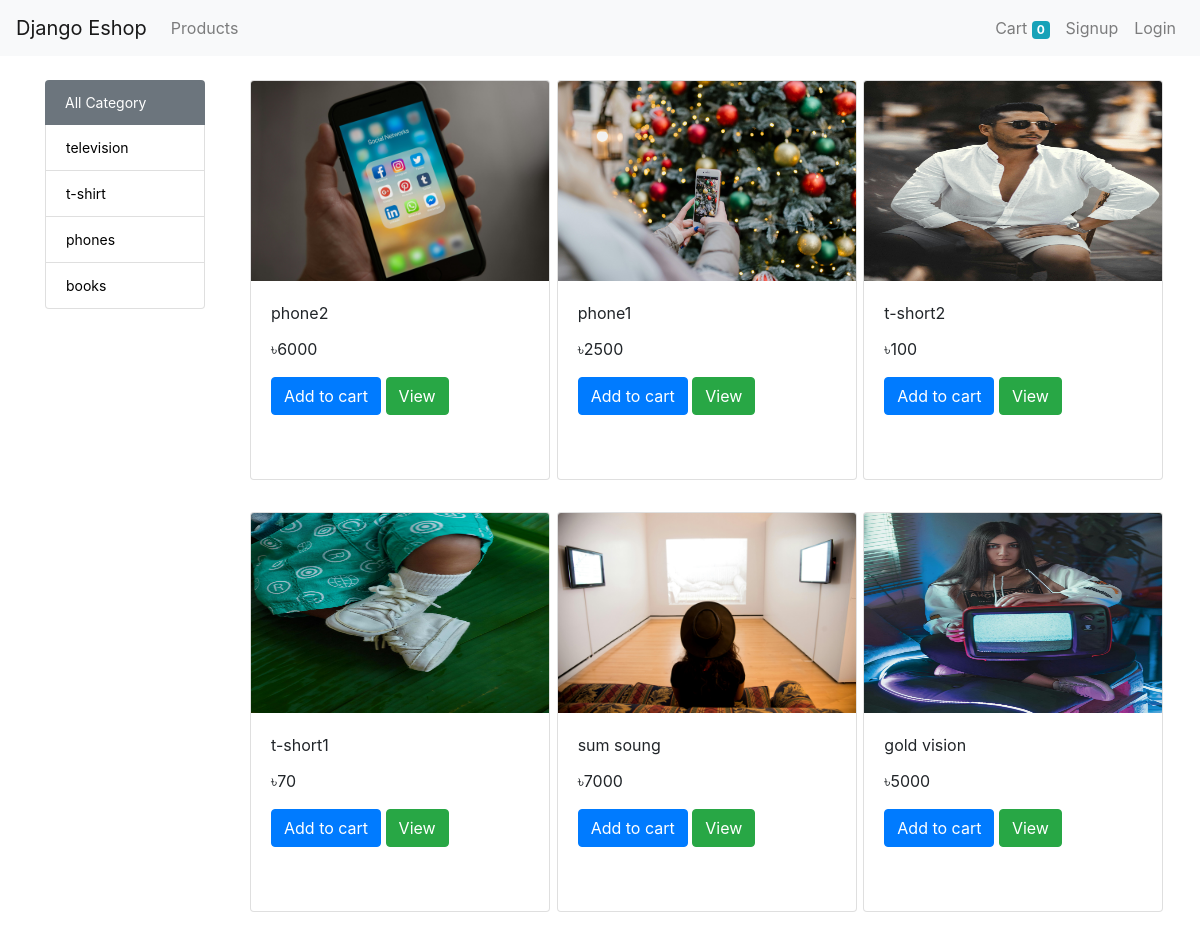
The page / on the database its author committed.
### store/models/category.py (models this page shows, shortened)
class Category(models.Model):
	name = models.CharField(max_length=20)
	@staticmethod
	def getAllCategory():
		return Category.objects.all()

### store/models/product.py (models this page shows, shortened)
class Product(models.Model):
	name = models.CharField(max_length=220)
	price = models.IntegerField(default=0)
	category = models.ForeignKey(Category,on_delete=models.CASCADE,default=1)
	description = models.TextField()
	image = models.ImageField(upload_to='upload/products')
	date = models.DateTimeField(auto_now_add=True)
	@staticmethod
	def getAllProduct():
		return Product.objects.all()

### store/views/home.py (the view, shortened to what this page needs)
# urls.py: path('',Home.as_view(), name='home'),
class Home(View):
	def get(self,request):
		cart = request.session.get('cart')
		categories = Category.getAllCategory()
		products = Product.getAllProduct().order_by('-id')
		if request.GET.get('id'):
			filterProductById = Product.objects.get(id=int(request.GET.get('id')))
			return render(request, 'productDetail.html',{"product":filterProductById,"categories":categories})
		if not cart:
			request.session['cart'] = {}
		if request.GET.get('category_id'):
			filterProduct = Product.getProductByFilter(request.GET['category_id'])
			return render(request, 'home.html',{"products":filterProduct,"categories":categories})
		return render(request, 'home.html',{"products":products,"categories":categories})

### store/templatetags/cart.py (called while the page is built)
@register.filter(name='is_in_cart')
def is_in_cart(product,cart):
	keys = cart.keys()
	for id in keys:
		if int(id) == product.id:
			return True
	return False

@register.filter(name="currency")
def currency(number):
	return "৳"+str(number)

### store/templates/home.html (shortened to what this page needs)
{% extends 'base.html' %}
{% load cart %}
{% block content %}
<div class="container">
    <div class="row">
        <div class="col-md-2 mb-3">
            <ul class="list-group">
                <li class="list-group-item active bg-secondary border-0"><a style="text-decoration:none; color:white;" href="/">All Category</a></li>
                {% for category in categories %}
                <li class="list-group-item ctg"><a style="text-decoration:none; color:black;" href="/?category_id={{ category.id }}">{{ category.name }}</a></li>
                {% endfor %}
            </ul>
        </div>
        <div class="col-md-10">
            <div class="row product-row mx-auto mb-2">
                {% if products|length == 0 %}
                <div class="alert alert-warning col-12">
                    <strong>
                        <h3>No Product Found!</h3>
                    </strong>
                </div>
                {% elif products|length > 0 %}
                    {% for product in products %}
                    <div id="{{ product.id }}" class="col-md-4 mb-4">
                        <div class="card product-card mb-2">
                            <img class="card-img-top" src="{{ product.image.url }}" height="200px" alt="Card image cap">
                            <div class="card-body">
                                <p class="card-title">{{ product.name|truncatechars:60 }}</p>
                                <p class="card-text">{{ product.price|currency }}</p>
                                <form action="/#{{ product.id }}" method="POST">
                                    {% if product|is_in_cart:request.session.cart %}
                                    <a class="btn btn-warning" href="/cart">Go to cart </a>
                                    {% else %}
                                    <input class="btn btn-primary" type="submit" value="Add to cart">
                                    {% endif %}
                                    <a class="btn btn-success" href="/?id={{ product.id }}">View</a>
                                </form>
                            </div>
                        </div>
                    </div>
                    {% endfor %}
                {% endif %}
            </div>
        </div>
    </div>
</div>
{% endblock %}

### store/templates/base.html (shortened to what this page needs)
<!DOCTYPE html>
<html lang="en">
<head>
    {% load static %}
    <link rel="stylesheet" href="https://stackpath.bootstrapcdn.com/bootstrap/4.4.1/css/bootstrap.min.css">
    <link rel="stylesheet" href="{% static 'css/style.css' %}">
</head>
<body>
    <nav class="navbar navbar-expand-lg navbar-light bg-light mb-4">
        <a class="navbar-brand" href="/">Django Eshop</a>
        <div class="collapse navbar-collapse" id="navbarText">
            <ul class="navbar-nav mr-auto">
                <li class="nav-item">
                    <a class="nav-link" href="/">Products</a>
                </li>
            </ul>
            <form class="form-inline">
                <ul class="navbar-nav mr-auto">
                    <li class="nav-item">
                        <a class="nav-link" href="/cart">Cart
                        <span class="badge badge-info">{{ request.session.cart.keys|length }}</span>
                        </a>
                    </li>
                    {% if request.session.customer %}
                    <li class="nav-item">
                        <a class="nav-link" href="/order">Order</a>
                    </li>
                    <li class="nav-item">
                        <a class="nav-link" href="{% url 'logout' %}">Logout</a>
                    </li>
                    <li class="nav-item">
                        <a class="nav-link" href="#">Profile</a>
                    </li>
                    {% else %}
                    <li class="nav-item">
                        <a class="nav-link" href="/signup">Signup</a>
                    </li>
                    <li class="nav-item">
                        <a class="nav-link" href="/login">Login</a>
                    </li>
                    {% endif %}
                </ul>
            </form>
        </div>
    </nav>
    {% block content %}
    {% endblock %}
</body>
</html>

### store/static/css/style.css (style rules this page uses)
.list-group { font-size:14px; }
.product-card { height: 400px; width: 300px; }
.product-card img { height: 200px; }

### rows shown on the page
Category: name "television"
Category: name "t-shirt"
Category: name "phones"
Category: name "books"
Product: image (picture), name "phone2", price "৳6000"
Product: image (picture), name "phone1", price "৳2500"
Product: image (picture), name "t-short2", price "৳100"
Product: image (picture), name "t-short1", price "৳70"
Product: image (picture), name "sum soung", price "৳7000"
Product: image (picture), name "gold vision", price "৳5000"

### other values the page prints
{{ request.session.cart.keys|length }} "0"
